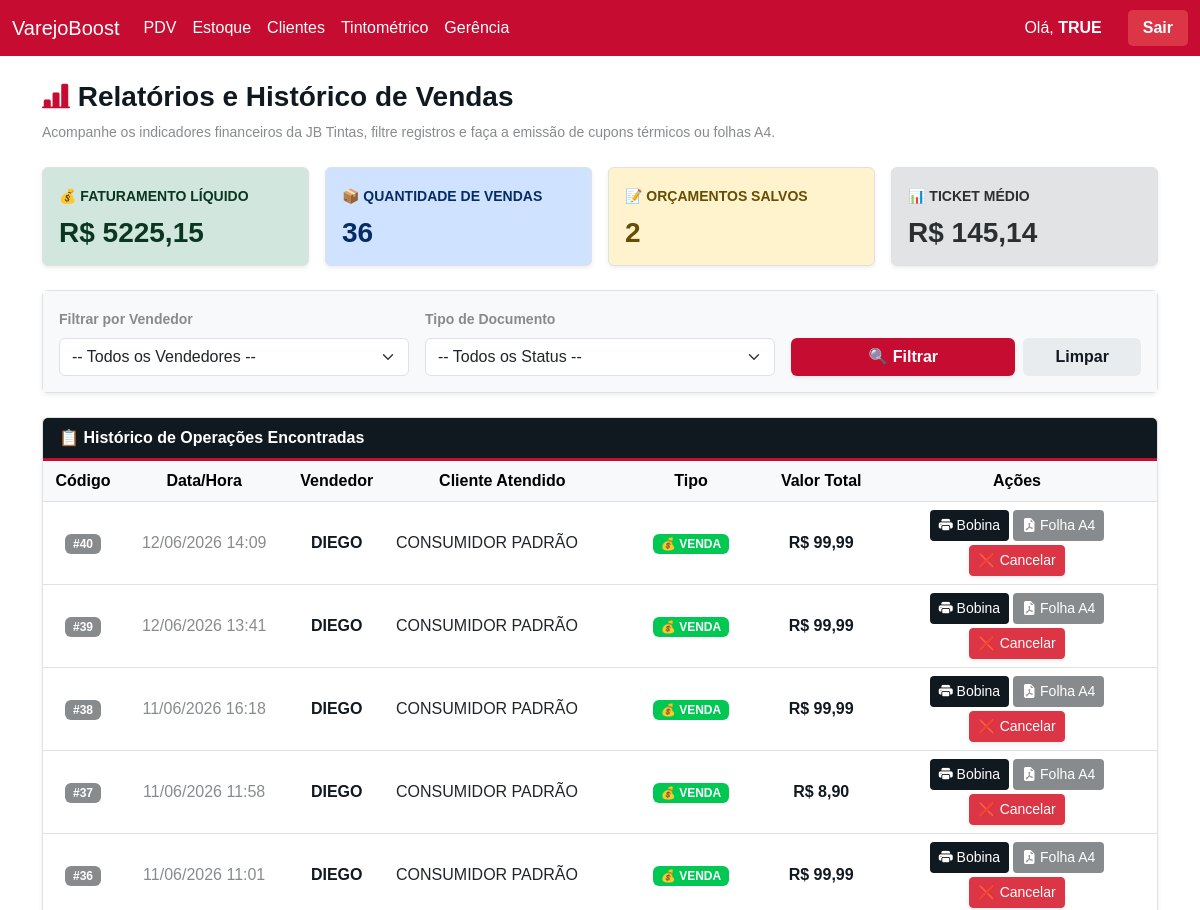
/gerencia/relatorios/ (signed in, upper part), run on an earlier commit of the app's database.
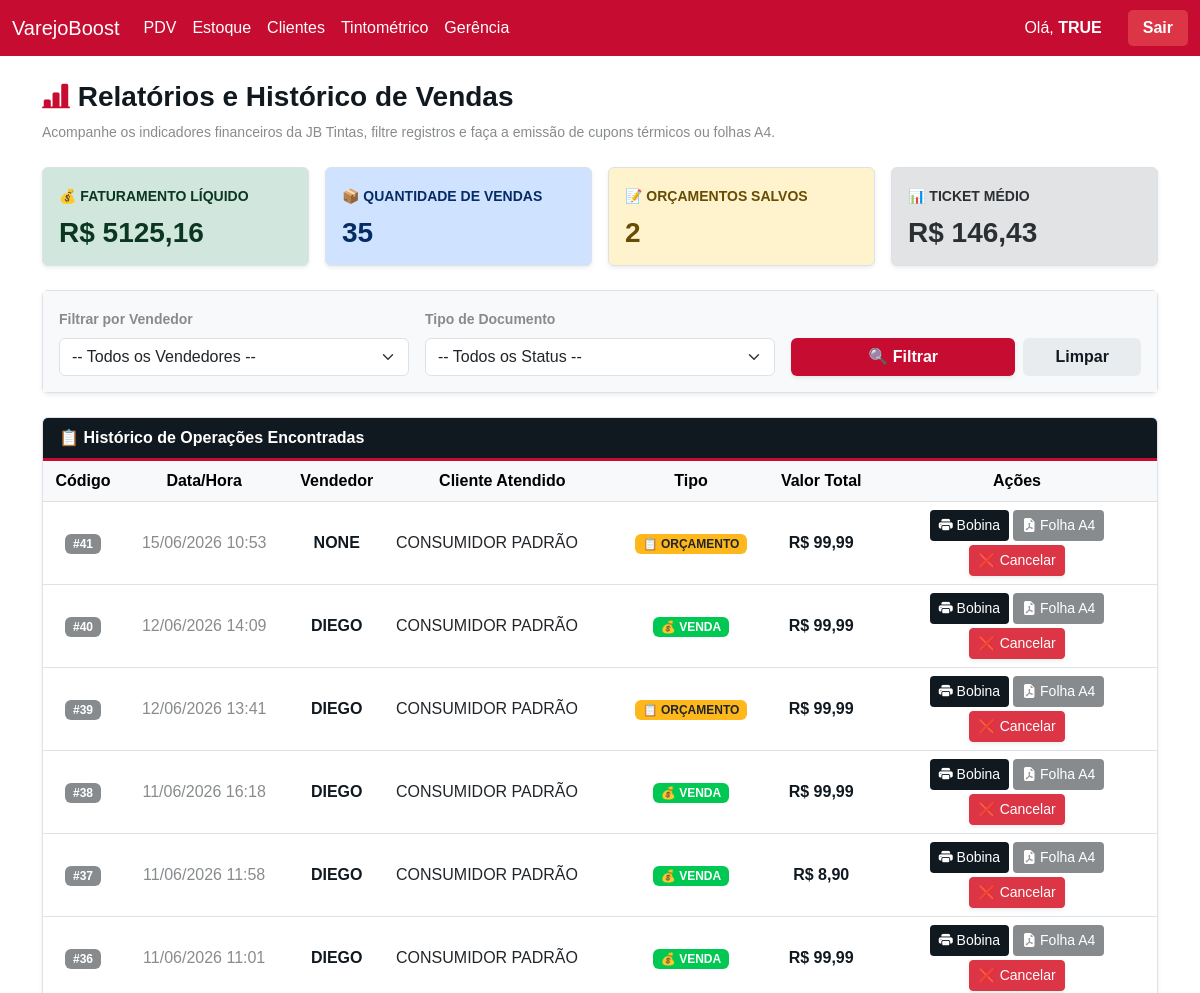
And on a later commit of the database.
### inventario/models.py (models this page shows)
class Vendas(models.Model):
    data_venda = models.DateTimeField(default=timezone.now)
    valor_total = models.DecimalField(max_digits=10, decimal_places=2, default=0.00)
    valor_desconto = models.DecimalField(max_digits=10, decimal_places=2, default=0.00)
    status = models.CharField(max_length=20, default='VENDA')
    troco = models.DecimalField(max_digits=10, decimal_places=2, default=0.00)
    pagamentos_texto = models.TextField(blank=True, null=True)
    cliente = models.CharField(max_length=255, blank=True, null=True)
    indicante = models.CharField(max_length=255, blank=True, null=True)
    vendedor = models.CharField(max_length=100, blank=True, null=True)
    cupom_texto = models.TextField(blank=True, null=True)
    status_fiscal = models.CharField(max_length=50, default='SEM_NOTA')
    chave_acesso = models.CharField(max_length=50, blank=True, null=True)
    numero_nota = models.CharField(max_length=20, blank=True, null=True)
    motivo_erro = models.TextField(blank=True, null=True)
    arquivo_pdf = models.FileField(upload_to='notas_fiscais/pdfs/', blank=True, null=True)
    arquivo_xml = models.FileField(upload_to='notas_fiscais/xmls/', blank=True, null=True)
    modelo_fiscal = models.CharField(max_length=10, blank=True, null=True) # '55' para NF-e, '65' para NFC-e
    class Meta: db_table = 'inventario_vendas'

### inventario/views/relatorios.py (the view)
# urls.py: path('gerencia/relatorios/', relatorios.tela_relatorios, name='tela_relatorios'),
def tela_relatorios(request):
    if 'usuario_logado' not in request.session:
        return redirect('login')
    queryset = Vendas.objects.all().order_by('-id')
    vendedores = Usuarios.objects.all()
    filtro_vendedor = request.GET.get('vendedor', '')
    filtro_status = request.GET.get('status', '')
    if filtro_vendedor and filtro_vendedor.strip():
        queryset = queryset.filter(vendedor__icontains=filtro_vendedor.strip())
    if filtro_status and filtro_status.strip():
        queryset = queryset.filter(status=filtro_status.strip())
    faturamento = queryset.filter(status='VENDA').aggregate(Sum('valor_total'))['valor_total__sum'] or 0
    qtd_vendas = queryset.filter(status='VENDA').count()
    qtd_orcamentos = queryset.filter(status='ORCAMENTO').count()
    ticket_medio = (faturamento / qtd_vendas) if qtd_vendas > 0 else 0
    return render(request, 'inventario/relatorios.html', {
        'vendas': queryset,
        'vendedores': vendedores,
        'faturamento': faturamento,
        'qtd_vendas': qtd_vendas,
        'qtd_orcamentos': qtd_orcamentos,
        'ticket_medio': ticket_medio,
        'filtro_vendedor': filtro_vendedor,
        'filtro_status': filtro_status
    })

### inventario/templates/inventario/relatorios.html (shortened to what the changed rows need)
{% extends 'inventario/base.html' %}
{% block content %}
<div class="row g-3 mb-4">
    <div class="col-md-3">
        <div class="card shadow-sm border-0 h-100" style="background-color: #d1e7dd;">
            <div class="card-body">
                <span class="small fw-bold text-success-emphasis">💰 FATURAMENTO LÍQUIDO</span>
                <h3 class="fw-bold mt-2 mb-0 text-success-emphasis">R$ {{ faturamento|default:"0"|floatformat:2 }}</h3>
            </div>
        </div>
    </div>
    <div class="col-md-3">
        <div class="card shadow-sm border-0 h-100" style="background-color: #cfe2ff;">
            <div class="card-body">
                <span class="small fw-bold text-primary-emphasis">📦 QUANTIDADE DE VENDAS</span>
                <h3 class="fw-bold mt-2 mb-0 text-primary-emphasis">{{ qtd_vendas|default:"0" }}</h3>
            </div>
        </div>
    </div>
    <div class="col-md-3">
        <div class="card shadow-sm border-0 h-100" style="background-color: #e2e3e5;">
            <div class="card-body">
                <span class="small fw-bold text-secondary-emphasis">📊 TICKET MÉDIO</span>
                <h3 class="fw-bold mt-2 mb-0 text-secondary-emphasis">R$ {{ ticket_medio|default:"0"|floatformat:2 }}</h3>
            </div>
        </div>
    </div>
</div>
<div class="card shadow-sm border-0">
    <div class="card-body p-0">
        <div class="table-responsive">
            <table class="table table-hover align-middle text-center mb-0">
                <thead class="table-light">
                    <tr>
                        <th width="80">Código</th>
                        <th>Data/Hora</th>
                        <th>Vendedor</th>
                        <th>Cliente Atendido</th>
                        <th>Tipo</th>
                        <th>Valor Total</th>
                        <th class="text-center" width="280">Ações</th>
                    </tr>
                </thead>
                <tbody>
                    {% for v in vendas %}
                    <tr>
                        <td><span class="badge" style="background-color: #888B8D;">#{{ v.id }}</span></td>
                        <td style="color: #888B8D;">{{ v.data_venda|date:"d/m/Y H:i" }}</td>
                        <td style="color: #101820;"><strong>{{ v.vendedor|upper }}</strong></td>
                        <td class="text-start">{{ v.cliente|default:"CONSUMIDOR PADRÃO"|upper }}</td>
                        <td>
                            {% if v.status == 'VENDA' %}
                                <span class="badge px-2 py-1" style="background-color: #00C853; color: white;">💰 VENDA</span>
                            {% elif v.status == 'CANCELADA' %}
                                <span class="badge px-2 py-1 bg-danger text-white">❌ CANCELADA</span>
                            {% else %}
                                <span class="badge px-2 py-1 text-dark" style="background-color: #FFB81C;">📋 ORÇAMENTO</span>
                            {% endif %}
                        </td>
                        <td class="fw-bold" style="color: #101820;">R$ {{ v.valor_total|floatformat:2 }}</td>
                        <td class="text-center align-middle">
                            <div class="d-flex justify-content-center flex-wrap gap-1">
                                <a href="{% url 'imprimir_cupom' v.id %}" target="_blank" class="btn btn-sm text-white px-2" style="background-color: #101820;" title="Imprimir Bobina">
                                    <i class="bi bi-printer-fill"></i> Bobina
                                </a>
                                <a href="{% url 'imprimir_cupom_a4' v.id %}" target="_blank" class="btn btn-sm text-white px-2" style="background-color: #888B8D;" title="Imprimir Folha A4">
                                    <i class="bi bi-file-earmark-pdf-fill"></i> Folha A4
                                </a>
                                {% if v.status != 'CANCELADA' %}
                                    <button class="btn btn-sm btn-danger px-2 shadow-sm" onclick="abrirModalCancelar('{{ v.id }}')" title="Cancelar Documento">
                                        ❌ Cancelar
                                    </button>
                                {% endif %}
                            </div>
                        </td>
                    </tr>
                    {% endfor %}
                </tbody>
            </table>
        </div>
    </div>
</div>
{% endblock %}

What changed in the data, as far as the page shows it:
added Vendas: id "41", data_venda "15/06/2026 10:53", vendedor "NONE", cliente "CONSUMIDOR PADRÃO", shows "📋 ORÇAMENTO", valor_total "99,99"
changed Vendas id 39: status "💰 VENDA" → "📋 ORÇAMENTO"
Also different on the page:
{{ faturamento|default:"0"|floatformat:2 }}: "5225,15" → "5125,16"
{{ qtd_vendas|default:"0" }}: "36" → "35"
{{ ticket_medio|default:"0"|floatformat:2 }}: "145,14" → "146,43"
